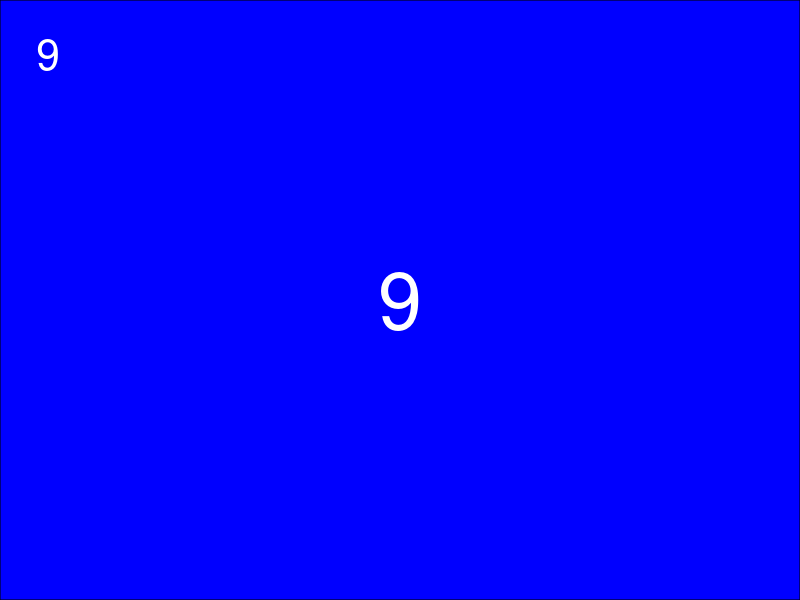

The R script that drew this image: (Note: this script raises an error after producing the figure.)
library(ggplot2)
library(tibble)
library(dplyr)
library(purrr)
library(glue)

make_card <- function(a, bgcolour, fontcolor) {
  layout <- tibble(x = c(0,0,1,1,0.5), 
                   y = c(0,0.95,0,1,0.5), 
                   text = c('', a, '', '', a),
                   fontsize = c(1,6,1,1,20),
                   just = c('left', 'left', 'right', 'right', 'center'), 
                   colour = as.factor(c(1, 2, 3, 4, 5)))
  
  card <- layout %>%
    ggplot(aes(x = x, y = y)) +
    geom_text(aes(label = text, size = fontsize, hjust = just, colour = colour),
              alpha = 1) +
    guides(size = F, colour = F) +
    scale_size(range=c(1,20)) +
    scale_colour_manual(values=c('black', fontcolor, 'red', 'blue', fontcolor)) +
    theme_void() +
    theme(plot.background = element_rect(fill = bgcolour))
  
  ggsave(glue('card_{a}.svg'), width = 64, height = 100, units = 'mm')
}

make_card('9', 'blue', 'white')

walk(letters, make_card)
